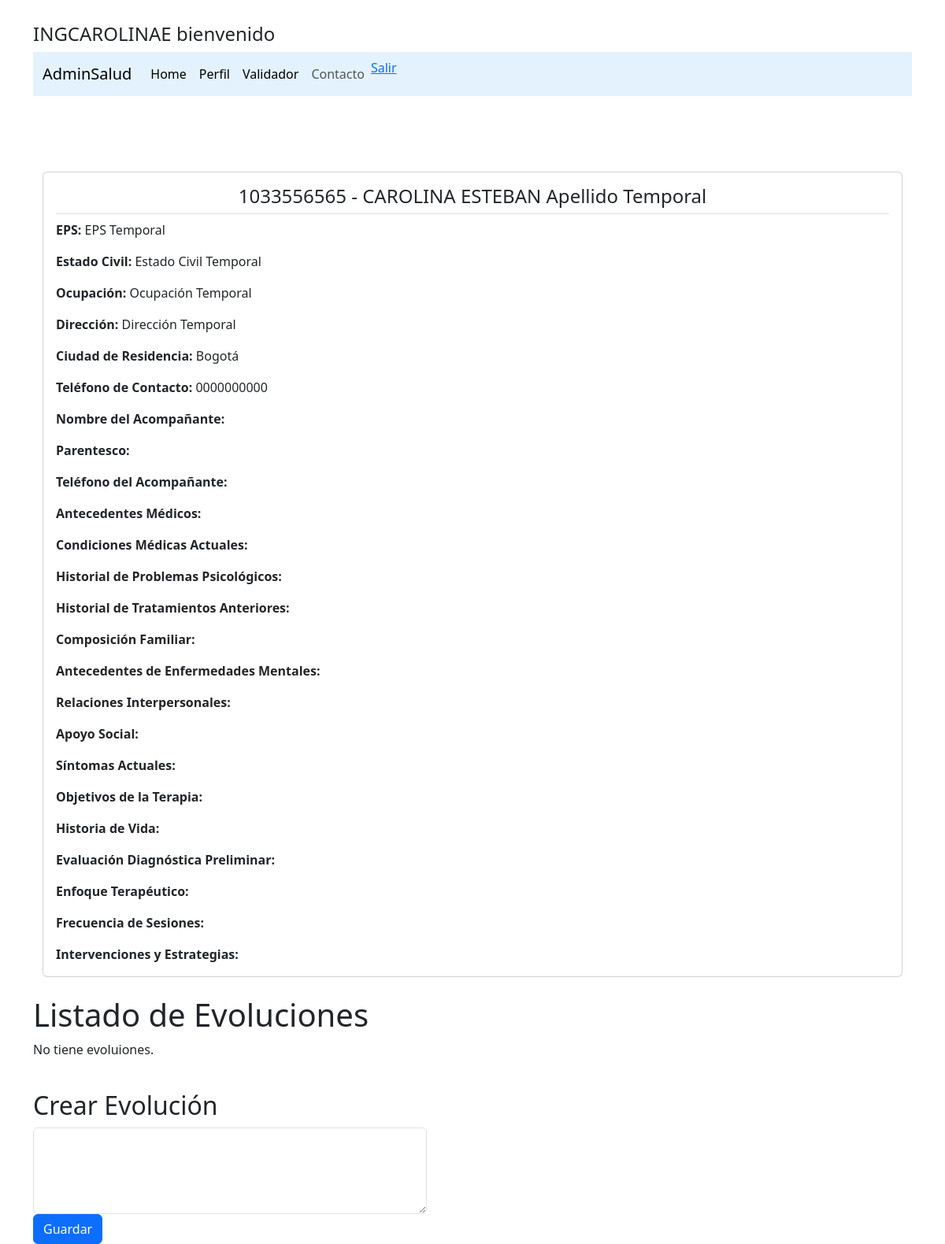
/evoluciones/1033556565/ (signed in), run on the app's committed database.
### Aplicaciones/HC/models.py (models this page shows, shortened)
class Paciente(models.Model):
    class TipoDocumentoChoices(models.TextChoices):
        CC = 'CC', 'Cédula de Ciudadanía'
        CE = 'CE', 'Cédula de Extranjería'
        TI = 'TI', 'Tarjeta de Identidad'
        RC = 'RC', 'Registro Civil'
        PA = 'PA', 'Pasaporte'
    CIUDADES_COLOMBIA = [
        ('Bogotá', 'Bogotá'),
        ('Medellín', 'Medellín'),
        ('Cali', 'Cali'),
        ('Barranquilla', 'Barranquilla'),
        ('Cartagena', 'Cartagena'),
        ('Cúcuta', 'Cúcuta'),
        ('Bucaramanga', 'Bucaramanga'),
        ('Pereira', 'Pereira'),
        ('Santa Marta', 'Santa Marta'),
        ('Ibagué', 'Ibagué'),
    ]
    id_user = models.IntegerField(default=0)
    cc = models.IntegerField(primary_key=True, max_length=10)
    nombre = models.CharField(max_length=100, null=False)
    apellidos = models.CharField(max_length=100, null=False)
    genero = models.CharField(max_length=10, choices=[('Masculino', 'Masculino'), ('Femenino', 'Femenino'), ('Otro', 'Otro')], null=False)
    eps = models.CharField(max_length=100)
    estado_civil = models.CharField(max_length=50)
    ocupacion = models.CharField(max_length=100)
    direccion_domicilio = models.CharField(max_length=200, null=False)
    ciudad_residencia = models.CharField(max_length=100, choices=CIUDADES_COLOMBIA, null=False)
    tel_contacto = models.CharField(max_length=20, null=False)
    TipoDocumento = models.CharField(
        max_length=2,
        choices=TipoDocumentoChoices.choices,
        default=TipoDocumentoChoices.CC
    )
    fechaNacimiento = models.DateField(default='2000-01-01')
    nombreAcompanante = models.CharField(max_length=150, default='')
    parentesco = models.CharField(max_length=50, default='')
    tel_contacto_acompanante = models.CharField(max_length=20, default='')
    motivoConsulta = models.TextField(default='', null=False)
    AntecedentesMedicos = models.TextField(default='')
    CondicionesMedicasAct = models.TextField(default='')
    His_problemasPsicologicos = models.TextField(default='')
    His_tratamientoAnteriones = models.TextField(default='')
    composicionFamiliar = models.TextField(default='')
    antecedentesdeEnfermedadesMentales = models.TextField(default='')
    RelacionesInterpersonales = models.TextField(default='')
    ApoyoSocial = models.TextField(default='')
    SintomasActuales = models.TextField(default='')
    objetivosdelaTerapia = models.TextField(default='')
    HistoriadeVida = models.TextField(default='')
    evalucionDiagnosticaPreliminar = models.TextField(default='')
    enfoqueterapeutico = models.TextField(default='')
    FrecuenciadeSecciones = models.TextField(default='')
    IntervencionesyEstrategias = models.TextField(default='')
    fechaCreacion = models.DateTimeField(auto_now_add=True, null=False)
    num_historiaclinica = models.IntegerField(default=0,max_length=6)
    Examenes_clinicos = models.FileField(upload_to='archivos_clinicos/', null=True, blank=True)

### Aplicaciones/HC/views.py (the view)
def evoluciones(request, cc):
    id_usuario = request.user.id
    paciente = Paciente.objects.get(cc=cc, id_user = id_usuario)
    evoluciones = Evoluciones.objects.filter(cc_paciente=paciente, id_user=id_usuario)
    context = {
        'paciente': paciente,
        'evoluciones': evoluciones,
    }
    return render(request, 'evolucion.html', context)

### Aplicaciones/HC/templates/evolucion.html (shortened to what this page needs)
{% extends "./base.html" %}
{% block body %}
<br>
<br>
<div class="container mt-5">
    <div class="card">
        <div class="card-body">
            <h4 class="card-title text-center border-bottom pb-2">{{ paciente.cc }} - {{ paciente.nombre }} {{ paciente.apellidos }}</h4>
            <p class="card-text"><strong>EPS:</strong> {{ paciente.eps }}</p>
            <p class="card-text"><strong>Estado Civil:</strong> {{ paciente.estado_civil }}</p>
            <p class="card-text"><strong>Ocupación:</strong> {{ paciente.ocupacion }}</p>
            <p class="card-text"><strong>Dirección:</strong> {{ paciente.direccion_domicilio }}</p>
            <p class="card-text"><strong>Ciudad de Residencia:</strong> {{ paciente.ciudad_residencia }}</p>
            <p class="card-text"><strong>Teléfono de Contacto:</strong> {{ paciente.tel_contacto }}</p>
            <p class="card-text"><strong>Nombre del Acompañante:</strong> {{ paciente.nombre_acompanante }}</p>
            <p class="card-text"><strong>Parentesco:</strong> {{ paciente.parentesco }}</p>
            <p class="card-text"><strong>Teléfono del Acompañante:</strong> {{ paciente.tel_contacto_acompanante }}</p>
            <p class="card-text"><strong>Antecedentes Médicos:</strong> {{ paciente.AntecedentesMedicos }}</p>
            <p class="card-text"><strong>Condiciones Médicas Actuales:</strong> {{ paciente.CondicionesMedicasAct }}</p>
            <p class="card-text"><strong>Historial de Problemas Psicológicos:</strong> {{ paciente.his_problemasPsicologicos }}</p>
            <p class="card-text"><strong>Historial de Tratamientos Anteriores:</strong> {{ paciente.His_tratamientoAnteriones }}</p>
            <p class="card-text"><strong>Composición Familiar:</strong> {{ paciente.composicionFamiliar }}</p>
            <p class="card-text"><strong>Antecedentes de Enfermedades Mentales:</strong> {{ paciente.antecedentesdeEnfermedadesMentales }}</p>
            <p class="card-text"><strong>Relaciones Interpersonales:</strong> {{ paciente.RelacionesInterpersonales }}</p>
            <p class="card-text"><strong>Apoyo Social:</strong> {{ paciente.ApoyoSocial }}</p>
            <p class="card-text"><strong>Síntomas Actuales:</strong> {{ paciente.SintomasActuales }}</p>
            <p class="card-text"><strong>Objetivos de la Terapia:</strong> {{ paciente.objetivosdelaTerapia }}</p>
            <p class="card-text"><strong>Historia de Vida:</strong> {{ paciente.HistoriadeVida }}</p>
            <p class="card-text"><strong>Evaluación Diagnóstica Preliminar:</strong> {{ paciente.evalucionDiagnosticaPreliminar }}</p>
            <p class="card-text"><strong>Enfoque Terapéutico:</strong> {{ paciente.enfoqueterapeutico }}</p>
            <p class="card-text"><strong>Frecuencia de Sesiones:</strong> {{ paciente.FrecuenciadeSecciones }}</p>
            <p class="card-text"><strong>Intervenciones y Estrategias:</strong> {{ paciente.IntervencionesyEstrategias }}</p>
        </div>
    </div>
</div>
<br>
    <div class="col">
        <h1>Listado de Evoluciones</h1>
        {% if evoluciones %}
        <div class="table-responsive">
            <table class="table table-striped">
                <thead>
                    <tr>
                        <th>Fecha de Creacion </th>
                        <th>Evolución </th>
                    </tr>
                </thead>
                <tbody>
                    {% for evolucion in evoluciones %}
                    <tr>
                        <td>{{ evolucion.fecha  }}</td>
                        <td>{{ evolucion.evolucion }}</td>
                    </tr>
                    {% endfor %}
                </tbody>
            </table>
        </div>
        {% else %}
            <p>No tiene evoluiones.</p>
        {% endif %}
    </div>
<br>
    <div class="col">
        <h2>Crear Evolución</h2>
        <form method="POST" action="{% url 'grabarevolucion' paciente.cc %}">
            <div class="form-group">
                <textarea id="CrearEvolucion" name="CrearEvolucion" class="form-control" rows="4"></textarea>
            </div>
            <button type="submit" class="btn btn-primary">Guardar</button>
        </form>
     </div>
{% endblock %}

### Aplicaciones/HC/templates/base.html (shortened to what this page needs)
<!DOCTYPE html>
<html lang="en">
<head>
    {% load static %}
    <link href="https://cdn.jsdelivr.net/npm/bootstrap@5.3.0/dist/css/bootstrap.min.css" rel="stylesheet">
    <link rel="stylesheet" href="{% static 'css/gestionpacientes.css' %}">
</head>
<body>
  <div class="container">
    <div class="row">
      <div class="col">
        <h4>
          <br>
          {{ user.username | upper }} bienvenido
          </h4>
            <nav class="navbar navbar-expand-lg bg-ingo navbar-light" style="background-color: #e3f2fd;">
              <div class="container-fluid">
                <a class="navbar-brand" href="#">AdminSalud</a>
                <div class="collapse navbar-collapse" id="navbarNav">
                  <ul class="navbar-nav">
                    <li class="nav-item">
                      <a class="nav-link active" aria-current="page" href="{% url 'home' %}">Home</a>
                    </li>
                    <li class="nav-item">
                      <a class="nav-link active" aria-current="page" href="{% url 'editarPerfil' %}">Perfil</a>
                    </li>
                    <li class="nav-item">
                      <a class="nav-link active" aria-current="page" href="Validador.html">Validador</a>
                    </li>
                    <li class="nav-item">
                      <a class="nav-link" href="#">Contacto</a>
                    </li>
                  {% if request.user.is_authenticated %}
                      <li><a href={% url 'exit' %}>Salir</a></li>
                  {% else %}
                      <li><a href={% url 'login' %}>Ingresar</a></li>
                  {% endif %}
                  </ul>
                </div>
              </div>
            </nav>
         </div>
      </div>
    </div>
    <div class="container">
    {% block body %}
    {% endblock %}
    </div>
</body>
</html>

### Aplicaciones/HC/templates/base.html (style rules this page uses)
@media (min-width: 768px) { .form-control { max-width: 500px; } }

### data on the page
Paciente: cc "1033556565", nombre "CAROLINA ESTEBAN", apellidos "Apellido Temporal", eps "EPS Temporal", estado_civil "Estado Civil Temporal", ocupacion "Ocupación Temporal", direccion_domicilio "Dirección Temporal", ciudad_residencia "Bogotá", tel_contacto "0000000000"

### other printed values
{{ user.username | upper }} "INGCAROLINAE"
